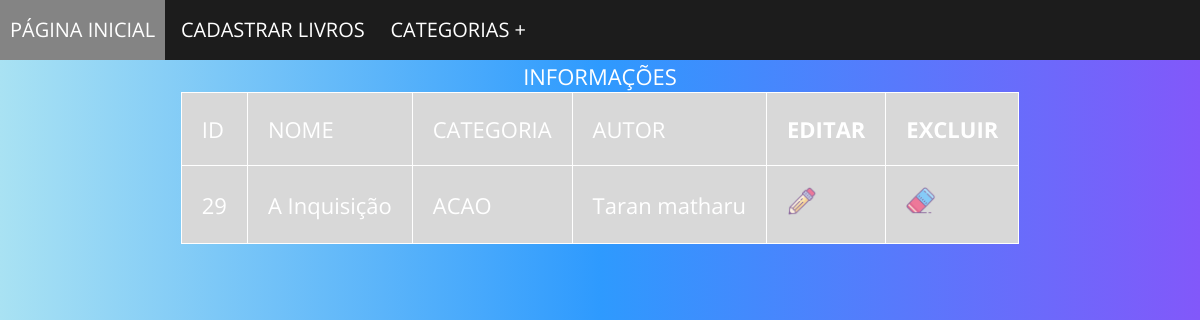
Page /acao.php on the committed database.
### tables this page shows
CREATE TABLE IF NOT EXISTS `dados` (
  `idLivro` int(11) NOT NULL AUTO_INCREMENT,
  `Nome` varchar(100) NOT NULL,
  `Categoria` varchar(50) NOT NULL,
  `Autor` varchar(100) NOT NULL,
  PRIMARY KEY (`idLivro`)
);

### acao.php (the view, shortened to what this page needs)
<!DOCTYPE html>
<html>
<head>
  <link rel="stylesheet" type="text/css" href="css/estilo.css">
</head>
<body>
  <?php include("menu.php"); ?>
  <?php
    require("conexao/conexao.php");
    $sql = "SELECT * FROM dados where Categoria='ACAO'" ;
    $sqlfilmes = mysqli_query($con,$sql);
    $sqltotalfilmes = mysqli_num_rows($sqlfilmes);
  if($sqltotalfilmes > 0)
  {
  ?>
    <center><TABLE borders=1 bgcolor= #D8D8D8 fontcolor= #000000></center>
      <tr>
        <CAPTION>INFORMAÇÕES</CAPTION>
        <td>ID</td>
        <td>NOME</td>
        <td>CATEGORIA</td>
        <td>AUTOR</td>
        <th>EDITAR</th>
        <th>EXCLUIR</th>
      </tr>
  <?php
    for($i = 0; $i < $sqltotalfilmes; $i++)
    {
      $dados = mysqli_fetch_assoc($sqlfilmes);
      echo "<tr>";
      echo "<td>$dados[idLivro]</td>";
      echo "<td>$dados[Nome]</td>";
      echo "<td>$dados[Categoria]</td>";
      echo "<td>$dados[Autor]</td>";
      echo "<td><a href=altLivros.php?idLivro=$dados[idLivro]><img src='img/editar.png'width='30'></a></td>";
      echo "<td><a href=excLivro.php?idLivro=$dados[idLivro]><img src='img/apagar.png'width='30'></a></td>";
      echo "</tr>";
    }
?>
<?php
}else{
  echo "<h1> <center> NÃO A LIVROS CADASTRADOS</h1></center>";
  echo "<p align=center> <a href=cadLivros.php class=botao> DESEJA ADICIONAR UM LIVRO? </a>";
}
?>
</body>
</html>

### css/estilo.css (style rules this page uses)
body { background-image: linear-gradient(to right, #A9E2F3, #2E9AFE,#8258FA); font-size:22px; line-height: 32px; color: #ffffff; word-wrap:break-word !important; font-family: 'Open Sans', sans-serif; padding: 0px; margin: 0px; }

### acao.php (style rules this page uses)
table, tr, td, th { border-collapse: collapse; border: 1px; border-style: solid; padding: 20px; }

### rows in the picture
dados: idLivro "29", Nome "A Inquisição", Categoria "ACAO", Autor "Taran matharu"
